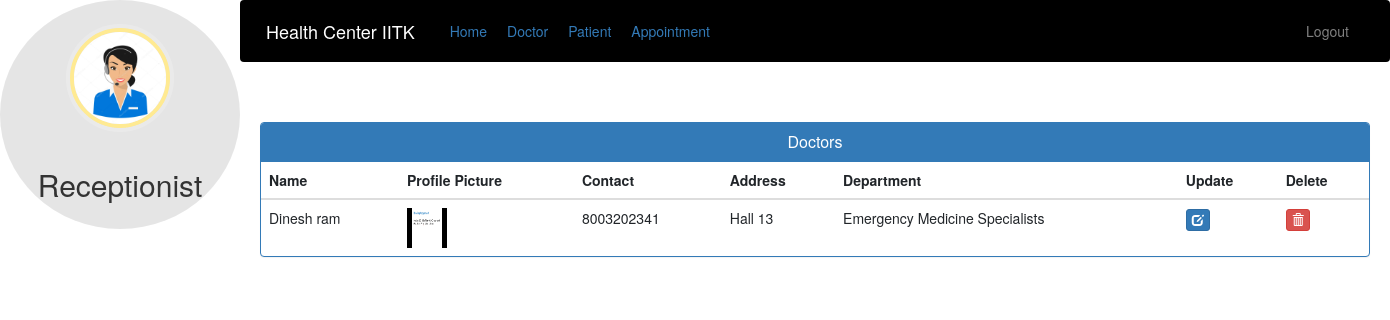
/admin-view-doctor (signed in), run on an earlier commit of the app's database.
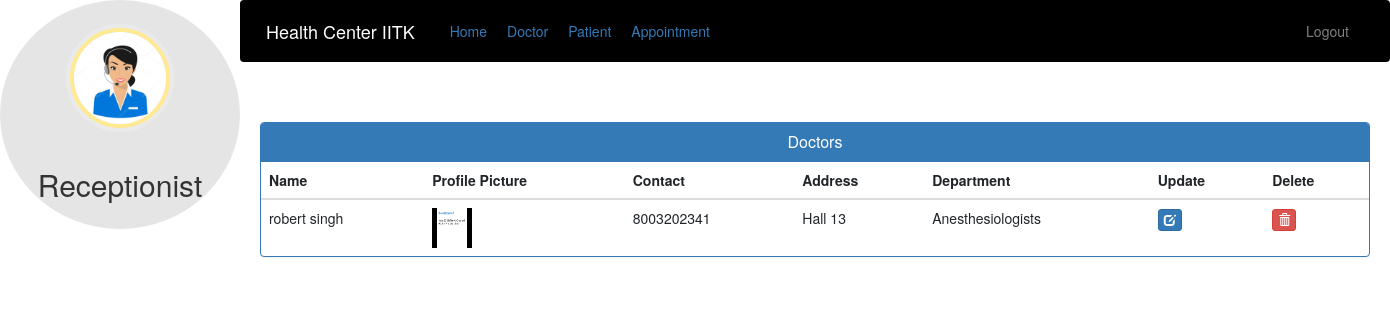
And on a later commit of the database.
### hospital/models.py (models this page shows, shortened)
class Doctor(models.Model):
    user=models.OneToOneField(User,on_delete=models.CASCADE)
    profile_pic= models.ImageField(upload_to='profile_pic/DoctorProfilePic/',null=True,blank=True)
    address = models.CharField(max_length=40)
    mobile = models.CharField(max_length=20,null=True)
    department= models.CharField(max_length=50,choices=departments,default='Cardiologist')
    status=models.BooleanField(default=False)
    @property
    def get_name(self):
        return self.user.first_name+" "+self.user.last_name

### hospital/views.py (the view)
# urls.py: path('admin-view-doctor', views.admin_view_doctor_view,name='admin-view-doctor'),
@login_required(login_url='adminlogin')
@user_passes_test(is_admin)
def admin_view_doctor_view(request):
    doctors=models.Doctor.objects.all().filter(status=True)
    return render(request,'hospital/admin_view_doctor.html',{'doctors':doctors})

### hospital/views.py (called while the page is built)
def is_admin(user):
    return user.groups.filter(name='ADMIN').exists()

### templates/hospital/admin_view_doctor.html (shortened to what this page needs)
{% extends 'hospital/admin_base.html' %}
{% block content %}
{%load static%}
<head>
  <link href="//netdna.bootstrapcdn.com/bootstrap/3.0.0/css/bootstrap.min.css" rel="stylesheet" id="bootstrap-css">
</head>
<div class="container">
  <div class="panel panel-primary">
    <div class="panel-heading">
      <h6 class="panel-title">Doctors</h6>
    </div>
    <table class="table table-hover" id="dev-table">
      <thead>
        <tr>
          <th>Name</th>
          <th>Profile Picture</th>
          <th>Contact</th>
          <th>Address</th>
          <th>Department</th>
          <th>Update</th>
          <th>Delete</th>
        </tr>
      </thead>
      {% for d in doctors %}
      <tr>
        <td> {{d.get_name}}</td>
        <td> <img src="{% static d.profile_pic.url %}" alt="Profile Pic" height="40px" width="40px" /></td>
        <td>{{d.mobile}}</td>
        <td>{{d.address}}</td>
        <td>{{d.department}}</td>
        <td><a class="btn btn-primary btn-xs" href="{% url 'update-doctor' d.id  %}"><span class="glyphicon glyphicon-edit"></span></a></td>
        <td><a class="btn btn-danger btn-xs" href="{% url 'delete-doctor-from-hospital' d.id  %}"><span class="glyphicon glyphicon-trash"></span></a></td>
      </tr>
      {% endfor %}
    </table>
  </div>
</div>
{% endblock content %}

What changed in the data, as far as the page shows it:
removed Doctor: get_name "Dinesh ram", profile_pic (picture), mobile "8003202341", address "Hall 13", department "Emergency Medicine Specialists"
added Doctor: get_name "robert singh", profile_pic (picture), mobile "8003202341", address "Hall 13", department "Anesthesiologists"
